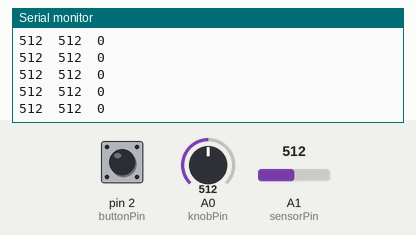
A sketch run on a simulated Arduino Uno, built with avr-gcc and run on an emulated ATmega328P. On the bench: the last lines printed to the serial monitor. The inputs (shaded band) are chosen by the test bench; at power-on: A0 (knobPin) = 512, A1 (sensorPin) = 512, pin 2 (buttonPin) LOW.

Above: at 1.2 s.
1.3 s: A0 (knobPin) set to 109
At 1.8 s:
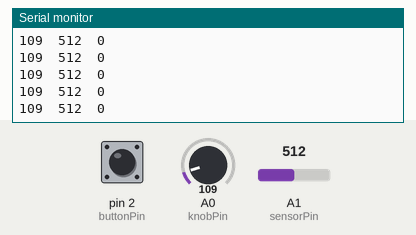
4.3 s: A0 (knobPin) set to 88
At 5.3 s:
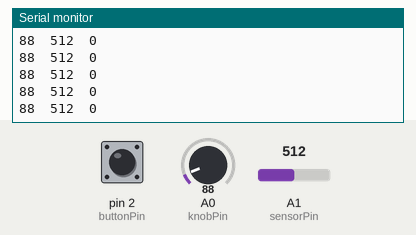
5.8 s: A0 (knobPin) set to 11
At 6.8 s:
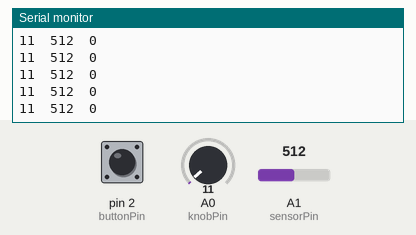
7.3 s: A0 (knobPin) set to 8
At 8.1 s:
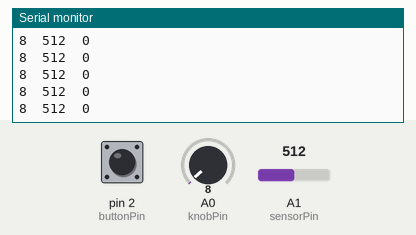
10.3 s: A1 (sensorPin) set to 108
At 11.1 s:
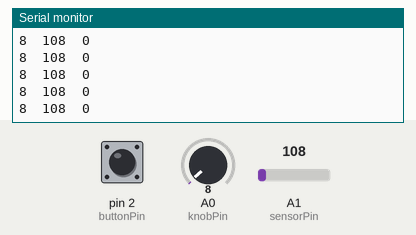
11.8 s: A1 (sensorPin) set to 93
At 12.9 s:
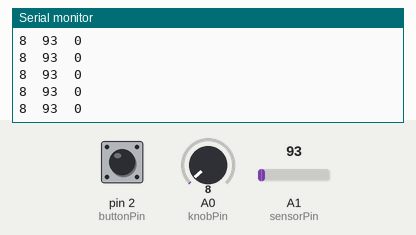
Timing chart, 0 to 14.3 s (numbered marks = the images above; inputs shaded):
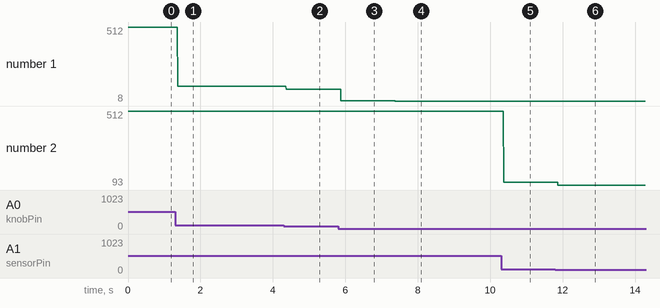

The sketch:

many.ino
```cpp
/***********************************************
 Read multiple pins and send to Processing
 over serial communication

 This differs from the other "many" example as it
 forms a custom string for a combination of known
 digital and analog pins.

***********************************************/

int knobPin = A0;
int knobValue = 0;

int sensorPin = A1;
int sensorValue = 0;

int buttonPin = 2;
int buttonState = 0;

void setup() {
  // set pinmode for buttonPin since it's using a digital pin
  pinMode(buttonPin, INPUT);
  // start serial communications at 9600 baud
  Serial.begin(9600);

}

void loop() {
  // first, read the knob
  knobValue = analogRead(knobPin);
  // print value to serial, followed by a separator
  Serial.print(knobValue);
  Serial.print("\t"); // separator

  // second, read the sensor
  sensorValue = analogRead(sensorPin);
  // print value to serial, followed by a separator
  Serial.print(sensorValue);
  Serial.print("\t"); // separator

  // third, read the button
  buttonState = digitalRead(buttonPin);
  Serial.print(buttonState);
  Serial.print("\t"); // separator

  // start a new line
  // a single line would be something like "234\t456\t0\t\n"
  Serial.println();

}
```

Measured:
- after the input at 1.3 s, the serial monitor: prints a new line after 0.07 s (image 1)
- after the input at 4.3 s, the serial monitor: prints a new line after 0.07 s (image 2)
- after the input at 5.8 s, the serial monitor: prints a new line after 0.08 s (image 3)
- after the input at 7.3 s, the serial monitor: prints a new line after 0.08 s (image 4)
- after the input at 10.3 s, the serial monitor: prints a new line after 0.07 s (image 5)
- after the input at 11.8 s, the serial monitor: prints a new line after 0.07 s (image 6)
- plotted number 1: 512 → 109 after the input at 1.3 s, 109 → 88 after the input at 4.3 s, 88 → 11 after the input at 5.8 s, 11 → 8 after the input at 7.3 s
- plotted number 2: 512 → 108 after the input at 10.3 s, 108 → 93 after the input at 11.8 s
